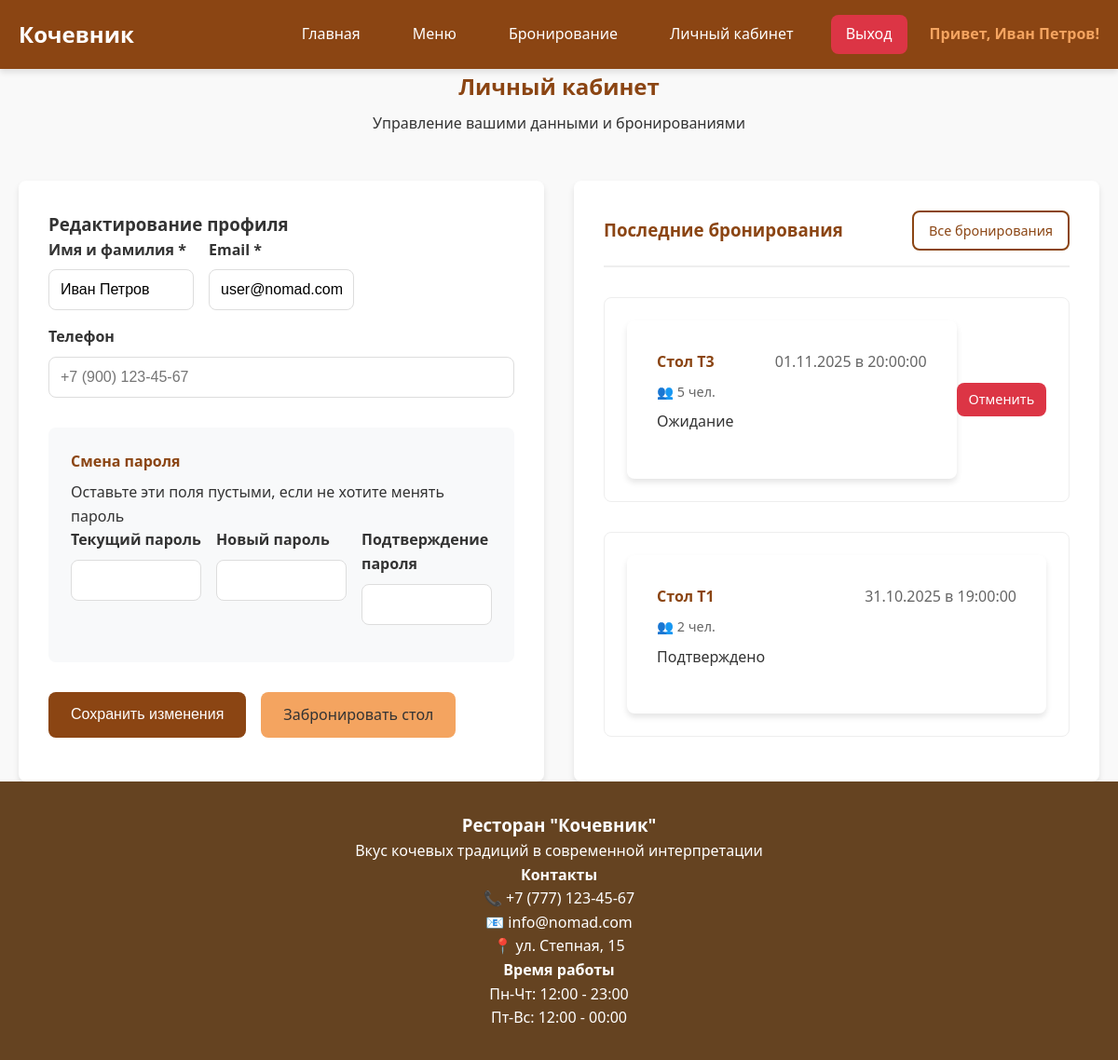
The app's page /profile.php (signed in) with its own data.
### tables this page shows
CREATE TABLE users (
    id INT AUTO_INCREMENT PRIMARY KEY,
    name VARCHAR(100) NOT NULL,
    email VARCHAR(100) UNIQUE NOT NULL,
    password VARCHAR(255) NOT NULL,
    phone VARCHAR(20),
    role ENUM('user', 'admin') DEFAULT 'user',
    created_at TIMESTAMP DEFAULT CURRENT_TIMESTAMP,
    updated_at TIMESTAMP DEFAULT CURRENT_TIMESTAMP ON UPDATE CURRENT_TIMESTAMP
);

CREATE TABLE bookings (
    id INT AUTO_INCREMENT PRIMARY KEY,
    user_id INT,
    table_id INT,
    booking_date DATE NOT NULL,
    booking_time TIME NOT NULL,
    guests INT NOT NULL,
    special_requests TEXT,
    status ENUM('pending', 'confirmed', 'cancelled', 'completed') DEFAULT 'pending',
    created_at TIMESTAMP DEFAULT CURRENT_TIMESTAMP,
    updated_at TIMESTAMP DEFAULT CURRENT_TIMESTAMP ON UPDATE CURRENT_TIMESTAMP,
    FOREIGN KEY (user_id) REFERENCES users(id) ON DELETE CASCADE,
    FOREIGN KEY (table_id) REFERENCES tables(id) ON DELETE CASCADE,
    INDEX idx_booking_date (booking_date),
    INDEX idx_status (status)
);

CREATE TABLE tables (
    id INT AUTO_INCREMENT PRIMARY KEY,
    table_number VARCHAR(10) UNIQUE NOT NULL,
    capacity INT NOT NULL,
    description TEXT,
    status ENUM('available', 'reserved', 'maintenance') DEFAULT 'available',
    created_at TIMESTAMP DEFAULT CURRENT_TIMESTAMP
);

### config.php (called while the page is built, shortened)
<?php
$host = 'localhost';
$dbname = 'nomad_restaurant';
$username = 'root';
$password = '';
try {
    $pdo = new PDO("mysql:host=$host;dbname=$dbname;charset=utf8", $username, $password);
    $pdo->setAttribute(PDO::ATTR_ERRMODE, PDO::ERRMODE_EXCEPTION);
} catch(PDOException $e) {
    die("Ошибка подключения: " . $e->getMessage());
}
function isLoggedIn() {
    return isset($_SESSION['user_id']);
}
function getUserBookings($user_id) {
    global $pdo;
    $stmt = $pdo->prepare("
        SELECT b.*, t.table_number, t.capacity
        FROM bookings b
        JOIN tables t ON b.table_id = t.id
        WHERE b.user_id = ?
        ORDER BY b.booking_date DESC, b.booking_time DESC
    ");
    $stmt->execute([$user_id]);
    return $stmt->fetchAll();
}
?>

### profile.php (the view, shortened to what this page needs)
<?php
require_once 'config.php';
$user_id = $_SESSION['user_id'];
$stmt = $pdo->prepare("SELECT * FROM users WHERE id = ?");
$stmt->execute([$user_id]);
$user = $stmt->fetch();
$user_bookings = getUserBookings($user_id, );
?>
<!DOCTYPE html>
<html lang="ru">
<head>
    <link rel="stylesheet" href="style.css">
</head>
<body>
    <header>
        <nav class="navbar">
            <div class="container">
                <div class="nav-brand">
                    <h1><a href="index.php">Кочевник</a></h1>
                </div>
                <div class="nav-menu">
                    <a href="index.php">Главная</a>
                    <a href="menu.php">Меню</a>
                    <a href="booking.php">Бронирование</a>
                    <?php if (isLoggedIn()): ?>
                        <a href="profile.php" class="active">Личный кабинет</a>
                        <a href="?logout=true" class="btn-logout">Выход</a>
                        <span class="user-greeting">Привет, <?php echo htmlspecialchars($_SESSION['user_name']); ?>!</span>
                    <?php else: ?>
                        <a href="login.php" class="btn-login">Вход</a>
                        <a href="register.php" class="btn-register">Регистрация</a>
                    <?php endif; ?>
                </div>
            </div>
        </nav>
    </header>
    <main class="container">
        <section class="profile-section">
            <div class="profile-header">
                <h2>Личный кабинет</h2>
                <p>Управление вашими данными и бронированиями</p>
            </div>
            <div class="profile-content">
                <div class="profile-main">
                    <div class="profile-form-section">
                        <h3>Редактирование профиля</h3>
                        <form method="POST" class="profile-form">
                            <div class="form-row">
                                <div class="form-group">
                                    <label for="name">Имя и фамилия *</label>
                                    <input type="text" id="name" name="name"
                                           value="<?php echo htmlspecialchars($user['name']); ?>"
                                           required>
                                </div>
                                <div class="form-group">
                                    <label for="email">Email *</label>
                                    <input type="email" id="email" name="email"
                                           value="<?php echo htmlspecialchars($user['email']); ?>"
                                           required>
                                </div>
                            </div>
                            <div class="form-group">
                                <label for="phone">Телефон</label>
                                <input type="tel" id="phone" name="phone"
                                       value="<?php echo htmlspecialchars($user['phone'] ?? ''); ?>"
                                       placeholder="+7 (900) 123-45-67">
                            </div>
                            <div class="form-section">
                                <h4>Смена пароля</h4>
                                <p class="form-hint">Оставьте эти поля пустыми, если не хотите менять пароль</p>
                                <div class="form-row">
                                    <div class="form-group">
                                        <label for="current_password">Текущий пароль</label>
                                        <input type="password" id="current_password" name="current_password">
                                    </div>
                                    <div class="form-group">
                                        <label for="new_password">Новый пароль</label>
                                        <input type="password" id="new_password" name="new_password"
                                               minlength="6">
                                    </div>
                                    <div class="form-group">
                                        <label for="confirm_password">Подтверждение пароля</label>
                                        <input type="password" id="confirm_password" name="confirm_password">
                                    </div>
                                </div>
                            </div>
                            <div class="form-actions">
                                <button type="submit" name="update_profile" class="btn btn-primary">
                                    Сохранить изменения
                                </button>
                                <a href="booking.php" class="btn btn-secondary">Забронировать стол</a>
                            </div>
                        </form>
                    </div>
                    <div class="profile-bookings">
                        <div class="bookings-header">
                            <h3>Последние бронирования</h3>
                            <a href="booking.php" class="btn btn-sm btn-outline">Все бронирования</a>
                        </div>
                        <?php if (empty($user_bookings)): ?>
                            <div class="no-bookings">
                                <p>У вас пока нет бронирований</p>
                                <a href="booking.php" class="btn btn-primary">Забронировать стол</a>
                            </div>
                        <?php else: ?>
                            <div class="bookings-list">
                                <?php foreach ($user_bookings as $booking): ?>
                                    <div class="booking-item <?php echo $booking['status']; ?>">
                                        <div class="booking-info">
                                            <div class="booking-main">
                                                <h4>Стол <?php echo htmlspecialchars($booking['table_number']); ?></h4>
                                                <span class="booking-date">
                                                    <?php echo date('d.m.Y', strtotime($booking['booking_date'])); ?> в <?php echo $booking['booking_time']; ?>
                                                </span>
                                            </div>
                                            <div class="booking-details">
                                                <span class="guests">👥 <?php echo $booking['guests']; ?> чел.</span>
                                                <span class="status-badge status-<?php echo $booking['status']; ?>">
                                                    <?php
                                                    $statuses = [
                                                        'pending' => 'Ожидание',
                                                        'confirmed' => 'Подтверждено',
                                                        'cancelled' => 'Отменено',
                                                        'completed' => 'Завершено'
                                                    ];
                                                    echo $statuses[$booking['status']];
                                                    ?>
                                                </span>
                                            </div>
                                        </div>
                                        <div class="booking-actions">
                                            <?php if ($booking['status'] == 'pending'): ?>
                                                <a href="booking.php?cancel_booking=<?php echo $booking['id']; ?>"
                                                   class="btn btn-danger btn-sm"
                                                   onclick="return confirm('Отменить бронирование?')">
                                                    Отменить
                                                </a>
                                            <?php endif; ?>
                                        </div>
                                    </div>
                                <?php endforeach; ?>
                            </div>
                        <?php endif; ?>
                    </div>
                </div>
            </div>
        </section>
    </main>
    <footer>
        <div class="container">
            <div class="footer-content">
                <div class="footer-section">
                    <h3>Ресторан "Кочевник"</h3>
                    <p>Вкус кочевых традиций в современной интерпретации</p>
                </div>
                <div class="footer-section">
                    <h4>Контакты</h4>
                    <p>📞 +7 (777) 123-45-67</p>
                    <p>📧 info@nomad.com</p>
                    <p>📍 ул. Степная, 15</p>
                </div>
                <div class="footer-section">
                    <h4>Время работы</h4>
                    <p>Пн-Чт: 12:00 - 23:00</p>
                    <p>Пт-Вс: 12:00 - 00:00</p>
                </div>
            </div>
        </div>
    </footer>
</body>
</html>

### records on screen
users: name "Иван Петров", email "user@nomad.com"
bookings: table.table_number "T3", booking_date "01.11.2025", booking_time "20:00:00", guests "5", status "Ожидание"
bookings: table.table_number "T1", booking_date "31.10.2025", booking_time "19:00:00", guests "2", status "Подтверждено"

### other values on screen
$_SESSION['user_name'] "Иван Петров"
